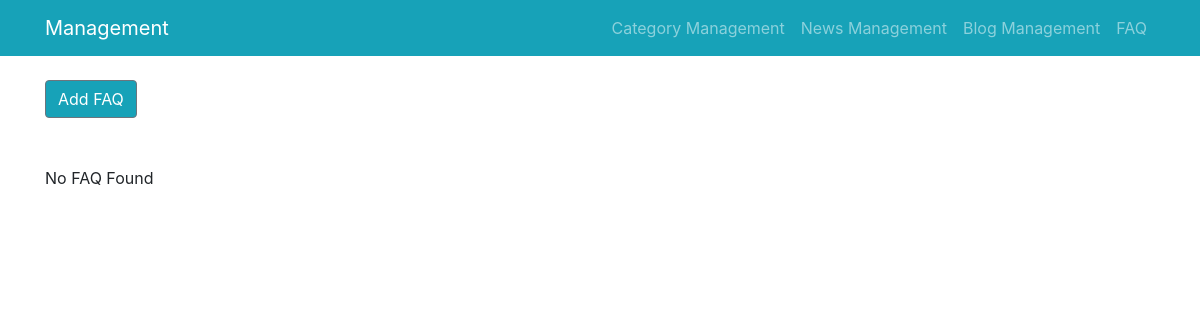
/faq_management/, run on an earlier commit of the app's database.
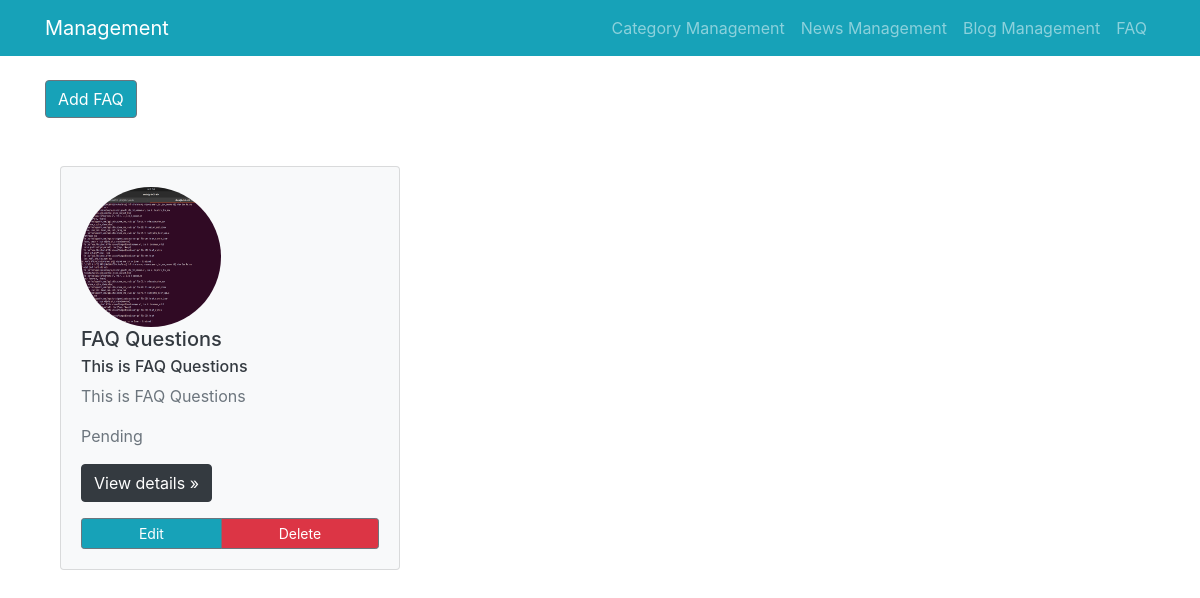
And on a later commit of the database.
### faq_management/models.py (models this page shows, shortened)
class FAQ(models.Model):
    class Meta:
        db_table = 'faq'
    id = models.AutoField(primary_key=True)
    title = models.CharField(max_length=150)
    short_description = models.CharField(max_length=150)
    description = models.CharField(max_length=300)
    image = models.ImageField(upload_to='media/')
    status = models.CharField(max_length=300, choices = STATUS_CHOICES,null=True,blank=True)
    meta_title = models.CharField(max_length=150)
    meta_description = models.TextField(blank = True)
    meta_keyword = models.CharField(max_length=300)
    og_title = models.TextField(blank = True)
    og_description = models.CharField(max_length=300)
    og_url = models.CharField(max_length=150)
    canonical_url = models.TextField(blank = True)

### faq_management/views.py (the view)
# urls.py: path('', FAQView.as_view(), name="faq_list"),
class FAQView(ListView):
    model = FAQ
    queryset = FAQ.objects.all()
    template_name = 'faq_management/list_view.html'
    context_object_name = 'faq_list'

### templates/faq_management/list_view.html
{% extends 'base.html' %}
{% block content %}
<br>
<div>
  <a class="btn btn-secondary bg-info" href="{% url 'add_faq' %}" role="button">Add FAQ</a>
</div>
<div class="album py-5">
  <div class="container">
    <div class="row">
      {% if object_list %}
      {% for each in faq_list %}
      <div class="col-md-4 mb-3">
        <div class="card bg-light">
          <div class="card-body">
            <img class="rounded-circle" src={{each.image.url}} alt="Generic placeholder image" width="140" height="140">
            <h5 class="card-title text-dark">{{each.title}}</h5>
            <h6 class="card-subtitle mb-2 text-dark">{{each.short_description}}</h6>
            <p class="text-muted">{{each.description}}</p>
            <p class="text-muted">{{each.status}}</p>
            <p><a class="btn btn-dark" href="{% url 'faq_detail_view' each.id %}" role="button">View details
                &raquo;</a></p>
            <div class="btn-group d-flex justify-content-between align-items-center">
              <a class="btn btn-sm btn-outline-secondary bg-info text-white" href="{% url 'edit_faq' each.id %}"
                role="button">Edit</a>
              <a class="btn btn-sm btn-outline-secondary bg-danger text-white" href="{% url 'delete_faq' each.id %}" role="button">Delete</a>
            </div>
          </div>
        </div>
      </div>
      {% endfor %}
      {% else %}
      No FAQ Found
      {% endif %}
    </div>
  </div>
  {% endblock %}

What changed in the data, as far as the page shows it:
added FAQ: image (picture), title "FAQ Questions", short_description "This is FAQ Questions", description "This is FAQ Questions", status "Pending"
Also different on the page:
text no longer shown: "No FAQ Found"
